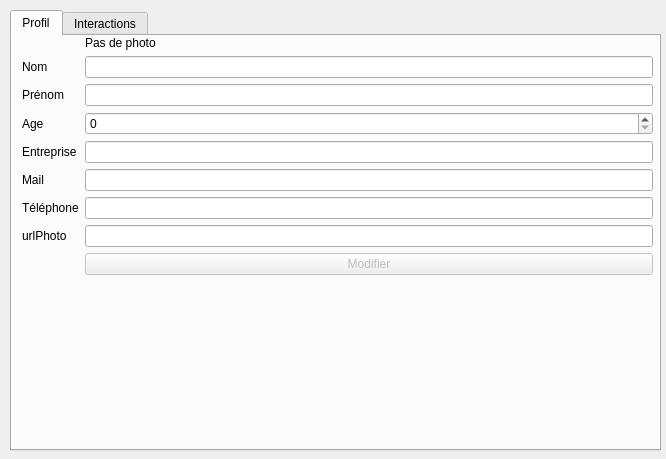
<?xml version="1.0" encoding="UTF-8"?>
<ui version="4.0">
 <class>affichageContact</class>
 <widget class="QWidget" name="affichageContact">
  <property name="geometry">
   <rect>
    <x>0</x>
    <y>0</y>
    <width>666</width>
    <height>459</height>
   </rect>
  </property>
  <property name="windowTitle">
   <string>Edition du profil</string>
  </property>
  <widget class="QTabWidget" name="tabWidget">
   <property name="geometry">
    <rect>
     <x>10</x>
     <y>10</y>
     <width>651</width>
     <height>441</height>
    </rect>
   </property>
   <property name="autoFillBackground">
    <bool>false</bool>
   </property>
   <property name="tabPosition">
    <enum>QTabWidget::North</enum>
   </property>
   <property name="tabShape">
    <enum>QTabWidget::Rounded</enum>
   </property>
   <property name="currentIndex">
    <number>0</number>
   </property>
   <property name="tabsClosable">
    <bool>false</bool>
   </property>
   <property name="movable">
    <bool>false</bool>
   </property>
   <widget class="QWidget" name="tab_profil">
    <attribute name="title">
     <string>Profil</string>
    </attribute>
    <widget class="QWidget" name="layoutWidget">
     <property name="geometry">
      <rect>
       <x>10</x>
       <y>0</y>
       <width>631</width>
       <height>321</height>
      </rect>
     </property>
     <layout class="QFormLayout" name="formLayout_4">
      <item row="0" column="1">
       <widget class="QLabel" name="labelPhoto">
        <property name="text">
         <string>Pas de photo</string>
        </property>
       </widget>
      </item>
      <item row="1" column="0">
       <widget class="QLabel" name="nomLabel_4">
        <property name="text">
         <string>Nom</string>
        </property>
       </widget>
      </item>
      <item row="1" column="1">
       <widget class="QLineEdit" name="nomLineEdit_4"/>
      </item>
      <item row="2" column="0">
       <widget class="QLabel" name="prenomLabel_4">
        <property name="text">
         <string>Prénom</string>
        </property>
       </widget>
      </item>
      <item row="2" column="1">
       <widget class="QLineEdit" name="prenomLineEdit_4"/>
      </item>
      <item row="3" column="0">
       <widget class="QLabel" name="ageLabel_4">
        <property name="text">
         <string>Age</string>
        </property>
       </widget>
      </item>
      <item row="3" column="1">
       <widget class="QSpinBox" name="ageSpinBox_4"/>
      </item>
      <item row="4" column="0">
       <widget class="QLabel" name="entrepriseLabel_4">
        <property name="text">
         <string>Entreprise</string>
        </property>
       </widget>
      </item>
      <item row="4" column="1">
       <widget class="QLineEdit" name="entrepriseLineEdit_4"/>
      </item>
      <item row="5" column="0">
       <widget class="QLabel" name="mailLabel_4">
        <property name="text">
         <string>Mail</string>
        </property>
       </widget>
      </item>
      <item row="5" column="1">
       <widget class="QLineEdit" name="mailLineEdit_4"/>
      </item>
      <item row="6" column="0">
       <widget class="QLabel" name="telephoneLabel_4">
        <property name="text">
         <string>Téléphone</string>
        </property>
       </widget>
      </item>
      <item row="6" column="1">
       <widget class="QLineEdit" name="telephoneLineEdit_4"/>
      </item>
      <item row="7" column="0">
       <widget class="QLabel" name="urlPhotoLabel">
        <property name="text">
         <string>urlPhoto</string>
        </property>
       </widget>
      </item>
      <item row="7" column="1">
       <widget class="QLineEdit" name="urlPhotoLineEdit"/>
      </item>
      <item row="8" column="1">
       <widget class="QPushButton" name="pushButton_modif_4">
        <property name="enabled">
         <bool>false</bool>
        </property>
        <property name="text">
         <string>Modifier</string>
        </property>
       </widget>
      </item>
      <item row="9" column="1">
       <widget class="QLabel" name="label_dateModif">
        <property name="font">
         <font>
          <italic>true</italic>
          <bold>false</bold>
          <underline>false</underline>
          <kerning>true</kerning>
         </font>
        </property>
        <property name="text">
         <string/>
        </property>
       </widget>
      </item>
     </layout>
    </widget>
   </widget>
   <widget class="QWidget" name="tab_interactions">
    <attribute name="title">
     <string>Interactions</string>
    </attribute>
    <widget class="QWidget" name="horizontalLayoutWidget">
     <property name="geometry">
      <rect>
       <x>0</x>
       <y>0</y>
       <width>531</width>
       <height>401</height>
      </rect>
     </property>
     <layout class="QHBoxLayout" name="horizontalLayout">
      <item>
       <layout class="QVBoxLayout" name="verticalLayout">
        <item>
         <layout class="QHBoxLayout" name="horizontalLayout_tri">
          <property name="topMargin">
           <number>0</number>
          </property>
          <item>
           <widget class="QRadioButton" name="radioButtonAlphabetique">
            <property name="enabled">
             <bool>false</bool>
            </property>
            <property name="text">
             <string>A-Z</string>
            </property>
            <attribute name="buttonGroup">
             <string notr="true">buttonGroupTri</string>
            </attribute>
           </widget>
          </item>
          <item>
           <widget class="QRadioButton" name="radioButton_datemodif">
            <property name="enabled">
             <bool>false</bool>
            </property>
            <property name="text">
             <string>Date Modification</string>
            </property>
            <attribute name="buttonGroup">
             <string notr="true">buttonGroupTri</string>
            </attribute>
           </widget>
          </item>
         </layout>
        </item>
        <item>
         <widget class="QDateEdit" name="dateDebut">
          <property name="date">
           <date>
            <year>2023</year>
            <month>1</month>
            <day>1</day>
           </date>
          </property>
         </widget>
        </item>
        <item>
         <widget class="QDateEdit" name="dateFin">
          <property name="date">
           <date>
            <year>2023</year>
            <month>1</month>
            <day>1</day>
           </date>
          </property>
         </widget>
        </item>
        <item>
         <widget class="QListView" name="listViewInteractions"/>
        </item>
        <item>
         <widget class="QLineEdit" name="lineEditInteraction"/>
        </item>
        <item>
         <layout class="QHBoxLayout" name="horizontalLayout_buttonI">
          <item>
           <widget class="QPushButton" name="pushButtonAddInteraction">
            <property name="enabled">
             <bool>false</bool>
            </property>
            <property name="text">
             <string>Ajout</string>
            </property>
           </widget>
          </item>
          <item>
           <widget class="QPushButton" name="BmodifInteraction">
            <property name="enabled">
             <bool>false</bool>
            </property>
            <property name="text">
             <string>Modifier</string>
            </property>
           </widget>
          </item>
          <item>
           <widget class="QPushButton" name="BsuppInteraction">
            <property name="enabled">
             <bool>false</bool>
            </property>
            <property name="text">
             <string>Supprimer</string>
            </property>
           </widget>
          </item>
         </layout>
        </item>
       </layout>
      </item>
      <item>
       <layout class="QVBoxLayout" name="verticalLayout_4">
        <property name="rightMargin">
         <number>0</number>
        </property>
        <item>
         <layout class="QFormLayout" name="formLayout_6">
          <item row="0" column="0">
           <widget class="QLabel" name="todoLabel_4">
            <property name="text">
             <string>Todo</string>
            </property>
           </widget>
          </item>
          <item row="0" column="1">
           <widget class="QLineEdit" name="todoLineEdit_4"/>
          </item>
          <item row="1" column="0">
           <widget class="QLabel" name="DateTodo">
            <property name="text">
             <string>Date</string>
            </property>
           </widget>
          </item>
          <item row="1" column="1">
           <widget class="QDateEdit" name="dateTodoDateEdit">
            <property name="dateTime">
             <datetime>
              <hour>19</hour>
              <minute>0</minute>
              <second>0</second>
              <year>2023</year>
              <month>12</month>
              <day>8</day>
             </datetime>
            </property>
           </widget>
          </item>
          <item row="2" column="1">
           <widget class="QPushButton" name="BAjoutTodo">
            <property name="enabled">
             <bool>false</bool>
            </property>
            <property name="text">
             <string>Ajout Todo</string>
            </property>
           </widget>
          </item>
         </layout>
        </item>
        <item>
         <spacer name="verticalSpacer">
          <property name="orientation">
           <enum>Qt::Vertical</enum>
          </property>
          <property name="sizeHint" stdset="0">
           <size>
            <width>20</width>
            <height>40</height>
           </size>
          </property>
         </spacer>
        </item>
        <item>
         <widget class="QLabel" name="label">
          <property name="frameShape">
           <enum>QFrame::WinPanel</enum>
          </property>
          <property name="text">
           <string>Liste todos</string>
          </property>
         </widget>
        </item>
        <item>
         <widget class="QComboBox" name="comboBox"/>
        </item>
       </layout>
      </item>
     </layout>
    </widget>
   </widget>
  </widget>
 </widget>
 <resources/>
 <connections/>
 <buttongroups>
  <buttongroup name="buttonGroupTri"/>
 </buttongroups>
</ui>
